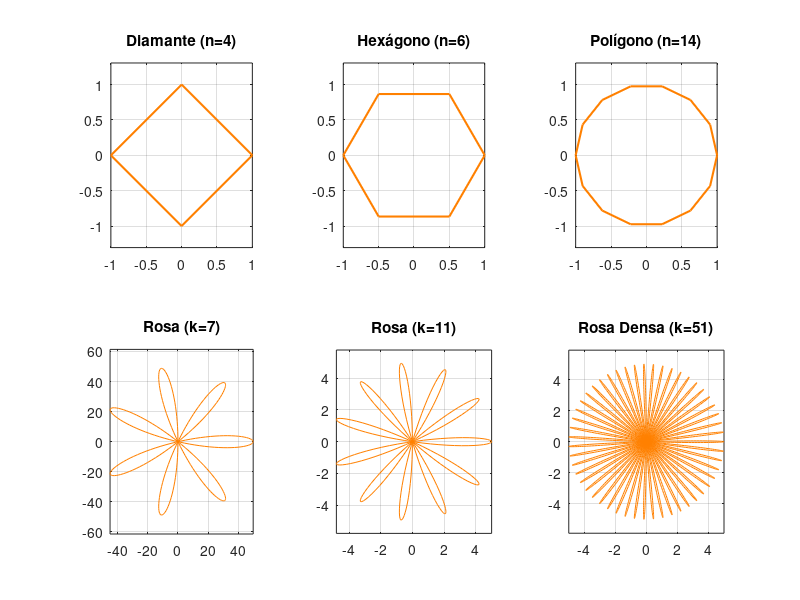

MATLAB code to generate this figure:
% Actividad 3: Polígonos 
% Alumno: Omar

clear all; close all; clc;

% Definimos el color naranja manualmente (R=1, G=0.5, B=0)
naranja = [1, 0.5, 0];

% --- FILA 1: POLÍGONOS REGULARES ---

% 1. Diamante (n=4 lados)
t4 = linspace(0, 2*pi, 5); 
subplot(2,3,1); 
plot(cos(t4), sin(t4), 'Color', naranja, 'LineWidth', 1.5); 
grid on; axis equal; title('Diamante (n=4)');

% 2. Hexágono (n=6 lados)
t6 = linspace(0, 2*pi, 7); 
subplot(2,3,2); 
plot(cos(t6), sin(t6), 'Color', naranja, 'LineWidth', 1.5); 
grid on; axis equal; title('Hexágono (n=6)');

% 3. Polígono de 14 lados
t14 = linspace(0, 2*pi, 15); 
subplot(2,3,3); 
plot(cos(t14), sin(t14), 'Color', naranja, 'LineWidth', 1.5); 
grid on; axis equal; title('Polígono (n=14)');

% --- FILA 2: ROSAS DE GRANDI ---

% 4. Rosa de 7 pétalos (Escala 50)
theta = 0:0.01:pi; 
r1 = 50 * cos(7 * theta);
subplot(2,3,4); 
plot(r1.*cos(theta), r1.*sin(theta), 'Color', naranja);
grid on; axis equal; title('Rosa (k=7)');

% 5. Rosa de 11 pétalos (Escala 5)
r2 = 5 * cos(11 * theta);
subplot(2,3,5); 
plot(r2.*cos(theta), r2.*sin(theta), 'Color', naranja);
grid on; axis equal; title('Rosa (k=11)');

% 6. Rosa Densa (k=51)
theta_fino = 0:0.001:pi;
r3 = 5 * cos(51 * theta_fino);
subplot(2,3,6); 
plot(r3.*cos(theta_fino), r3.*sin(theta_fino), 'Color', naranja);
grid on; axis equal; title('Rosa Densa (k=51)');
